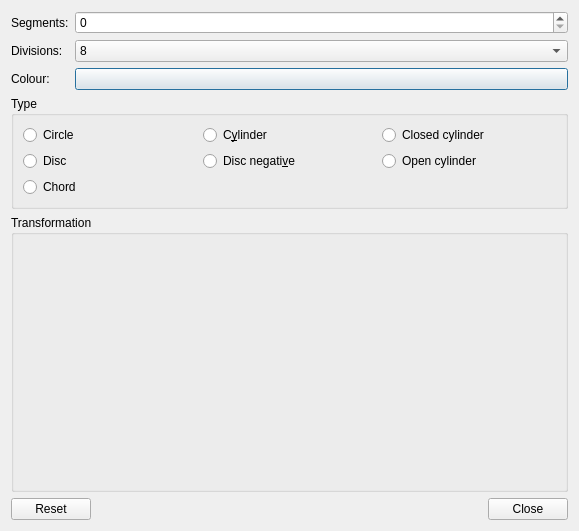
<?xml version="1.0" encoding="UTF-8"?>
<ui version="4.0">
 <class>CircularPrimitiveEditor</class>
 <widget class="QDialog" name="CircularPrimitiveEditor">
  <property name="geometry">
   <rect>
    <x>0</x>
    <y>0</y>
    <width>579</width>
    <height>531</height>
   </rect>
  </property>
  <property name="windowTitle">
   <string>Edit circular primitive</string>
  </property>
  <layout class="QVBoxLayout" name="verticalLayout_2" stretch="0,0,1,0">
   <item>
    <layout class="QFormLayout" name="formLayout_2">
     <item row="0" column="0">
      <widget class="QLabel" name="label_2">
       <property name="text">
        <string>Segments:</string>
       </property>
      </widget>
     </item>
     <item row="0" column="1">
      <widget class="QSpinBox" name="segments"/>
     </item>
     <item row="1" column="0">
      <widget class="QLabel" name="label">
       <property name="text">
        <string>Divisions:</string>
       </property>
      </widget>
     </item>
     <item row="1" column="1">
      <widget class="QComboBox" name="divisions">
       <item>
        <property name="text">
         <string>8</string>
        </property>
       </item>
       <item>
        <property name="text">
         <string>16</string>
        </property>
       </item>
       <item>
        <property name="text">
         <string>48</string>
        </property>
       </item>
      </widget>
     </item>
     <item row="2" column="0">
      <widget class="QLabel" name="label_3">
       <property name="text">
        <string>Colour:</string>
       </property>
      </widget>
     </item>
     <item row="2" column="1">
      <widget class="ColorButton" name="color">
       <property name="text">
        <string/>
       </property>
      </widget>
     </item>
    </layout>
   </item>
   <item>
    <widget class="QGroupBox" name="groupBox_2">
     <property name="title">
      <string>Type</string>
     </property>
     <layout class="QGridLayout" name="gridLayout">
      <item row="0" column="0">
       <widget class="QRadioButton" name="circle">
        <property name="text">
         <string>Circle</string>
        </property>
       </widget>
      </item>
      <item row="0" column="1">
       <widget class="QRadioButton" name="cylinder">
        <property name="text">
         <string>C&amp;ylinder</string>
        </property>
       </widget>
      </item>
      <item row="0" column="2">
       <widget class="QRadioButton" name="cylinderClosed">
        <property name="text">
         <string>Closed cylinder</string>
        </property>
       </widget>
      </item>
      <item row="1" column="0">
       <widget class="QRadioButton" name="disc">
        <property name="text">
         <string>Disc</string>
        </property>
       </widget>
      </item>
      <item row="1" column="1">
       <widget class="QRadioButton" name="discNegative">
        <property name="text">
         <string>Disc negati&amp;ve</string>
        </property>
       </widget>
      </item>
      <item row="1" column="2">
       <widget class="QRadioButton" name="cylinderOpen">
        <property name="text">
         <string>Open cylinder</string>
        </property>
       </widget>
      </item>
      <item row="2" column="0">
       <widget class="QRadioButton" name="chord">
        <property name="text">
         <string>Chord</string>
        </property>
       </widget>
      </item>
     </layout>
    </widget>
   </item>
   <item>
    <widget class="QGroupBox" name="groupBox">
     <property name="title">
      <string>Transformation</string>
     </property>
     <layout class="QVBoxLayout" name="verticalLayout">
      <item>
       <widget class="MatrixEditor" name="matrix" native="true"/>
      </item>
     </layout>
    </widget>
   </item>
   <item>
    <widget class="QDialogButtonBox" name="buttonBox">
     <property name="orientation">
      <enum>Qt::Horizontal</enum>
     </property>
     <property name="standardButtons">
      <set>QDialogButtonBox::Close|QDialogButtonBox::Reset</set>
     </property>
    </widget>
   </item>
  </layout>
 </widget>
 <customwidgets>
  <customwidget>
   <class>MatrixEditor</class>
   <extends>QWidget</extends>
   <header>widgets/matrixeditor.h</header>
   <container>1</container>
  </customwidget>
  <customwidget>
   <class>ColorButton</class>
   <extends>QPushButton</extends>
   <header>widgets/colorbutton.h</header>
  </customwidget>
 </customwidgets>
 <resources/>
 <connections>
  <connection>
   <sender>buttonBox</sender>
   <signal>accepted()</signal>
   <receiver>CircularPrimitiveEditor</receiver>
   <slot>accept()</slot>
   <hints>
    <hint type="sourcelabel">
     <x>248</x>
     <y>254</y>
    </hint>
    <hint type="destinationlabel">
     <x>157</x>
     <y>274</y>
    </hint>
   </hints>
  </connection>
  <connection>
   <sender>buttonBox</sender>
   <signal>rejected()</signal>
   <receiver>CircularPrimitiveEditor</receiver>
   <slot>reject()</slot>
   <hints>
    <hint type="sourcelabel">
     <x>316</x>
     <y>260</y>
    </hint>
    <hint type="destinationlabel">
     <x>286</x>
     <y>274</y>
    </hint>
   </hints>
  </connection>
 </connections>
</ui>
